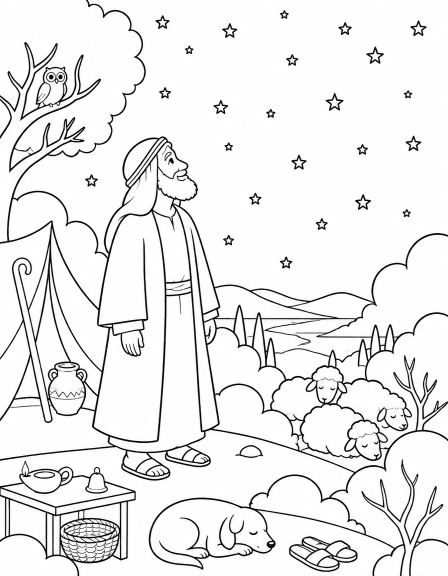
#> input picture scripts/coloring-art/abraham-stars.png, 896 x 1152 px (shown at 1/2 size)
$ python -i make-coloring.py   (imports and definitions only)
#> lines starting #> are read from the running program, lines starting #| are printed output that depends on the picture; after the words box and inside, x2 and y2 are one past the last pixel; in counts of white or black regions, pixels touching at a corner belong together
"""Turn the story paintings into coloring pages for the Coloring game.

For every src/assets/puzzle-<slug>.jpg this writes, into src/assets/coloring/:
  <slug>-lines.webp   896x1152 dark outlines on a transparent background
  <slug>-regions.png  448x576 map of the fillable areas: each area's number is
                      stored in the red (low byte) and green (high byte) channels

Outlines come from two sources: the borders between flat color areas (the
painting simplified with mean-shift smoothing and k-means) and the painting's
own drawn edges (Canny). The spaces between outlines become the areas a tap
fills; tiny ones are painted together with their biggest neighbour.

A hand-drawn page always wins: put black-on-white line art (any size,
896x1152 proportions) at scripts/coloring-art/<slug>.png and it is used
instead of the automatic outlines. Run it again after adding stories:

  pip install opencv-python-headless numpy scipy
  python scripts/make-coloring.py            # only stories without pages yet
  python scripts/make-coloring.py --all      # regenerate everything
"""
import glob
import os
import sys

import cv2
import numpy as np
from scipy import ndimage

ROOT = os.path.join(os.path.dirname(os.path.abspath(__file__)), "..")
SRC = os.path.join(ROOT, "src", "assets")
OUT = os.path.join(SRC, "coloring")

FULL = (896, 1152)  # outline size (w, h), same as the paintings
MAP = (448, 576)  # region map size
COLORS = 16  # flat colors the painting is reduced to
MIN_AREA = 0.0006  # areas smaller than this share of the picture are merged


def flat_labels(img):
    small = cv2.resize(img, MAP, interpolation=cv2.INTER_AREA)
    flat = cv2.pyrMeanShiftFiltering(small, sp=12, sr=26)
    lab = cv2.cvtColor(flat, cv2.COLOR_BGR2LAB).reshape(-1, 3).astype(np.float32)
    crit = (cv2.TERM_CRITERIA_EPS + cv2.TERM_CRITERIA_MAX_ITER, 30, 0.5)
    cv2.setRNGSeed(7)
    _, labels, _ = cv2.kmeans(lab, COLORS, None, crit, 3, cv2.KMEANS_PP_CENTERS)
    labels = labels.reshape(MAP[1], MAP[0]).astype(np.uint8)
    labels = cv2.medianBlur(labels, 7)
    # Split into connected areas and fold tiny ones (grass, sparkles) into
    # their neighbours before taking the borders.
    regions = np.zeros(labels.shape, np.int32)
    next_id = 1
    for k in range(COLORS):
        n, comp = cv2.connectedComponents((labels == k).astype(np.uint8), connectivity=4)
        mask = comp > 0
        regions[mask] = comp[mask] + next_id - 1
        next_id += n - 1
    return merge_small(regions, 0.002, across=1)


def drawing_edges(img):
    """Outlines of shapes (faces, folds, hands) the color areas would miss."""
    flat = cv2.pyrMeanShiftFiltering(img, sp=10, sr=24)
    gray = cv2.cvtColor(flat, cv2.COLOR_BGR2GRAY)
    gray = cv2.bilateralFilter(gray, 9, 50, 9)
    edges = cv2.Canny(gray, 80, 170)
    return drop_specks(edges > 0, 140)


def drop_specks(mask, min_px):
    """Remove short scratches and dots; keep real contours."""
    n, comp, stats, _ = cv2.connectedComponentsWithStats(mask.astype(np.uint8), connectivity=8)
    keep = np.zeros(n, bool)
    keep[1:] = stats[1:, cv2.CC_STAT_AREA] >= min_px
    return keep[comp]


def color_borders(labels):
    edge = np.zeros(labels.shape, bool)
    edge[:, 1:] |= labels[:, 1:] != labels[:, :-1]
    edge[1:, :] |= labels[1:, :] != labels[:-1, :]
    return edge


def build_regions(lines):
    """Fillable areas are the spaces between lines. Line pixels join the
    nearest area so a fill reaches under its outline."""
    n, comp = cv2.connectedComponents((~lines).astype(np.uint8), connectivity=4)
    regions = comp.astype(np.int32)
    regions = merge_small(regions, MIN_AREA, across=2)
    # Give each line pixel (0) the id of the nearest area.
    _, (iy, ix) = ndimage.distance_transform_edt(regions == 0, return_indices=True)
    return regions[iy, ix]


def merge_small(regions, share, across):
    """Areas smaller than `share` of the picture join their biggest
    neighbour, looking up to `across` pixels away (across an outline)."""
    min_px = share * regions.size
    near = np.ones((2 * across + 1, 2 * across + 1), bool)
    areas = np.bincount(regions.ravel())
    slices = ndimage.find_objects(regions)
    for r in np.argsort(areas):
        if r == 0 or not (0 < areas[r] < min_px):
            continue
        sl = slices[r - 1]
        if sl is None:
            continue
        y0, y1 = max(sl[0].start - 3, 0), sl[0].stop + 3
        x0, x1 = max(sl[1].start - 3, 0), sl[1].stop + 3
        win = regions[y0:y1, x0:x1]
        mask = win == r
        ring = ndimage.binary_dilation(mask, near) & ~mask
        neighbours = win[ring]
        neighbours = neighbours[(neighbours != r) & (neighbours != 0)]
        if neighbours.size == 0:
            continue
        counts = np.bincount(neighbours)
        # Prefer the neighbour with the largest area among those touching.
        cand = np.nonzero(counts)[0]
        target = cand[np.argmax(areas[cand])]
        win[mask] = target
        areas[target] += areas[r]
        areas[r] = 0
    return regions


def relabel(regions):
    ids = np.unique(regions)
    lut = np.zeros(ids.max() + 1, np.int32)
    lut[ids] = np.arange(1, len(ids) + 1)
    return lut[regions]


def outlines(lines_full):
    soft = cv2.GaussianBlur(lines_full.astype(np.float32), (0, 0), 1.1)
    alpha = (np.clip(soft * 1.8, 0, 1) * 255).astype(np.uint8)
    rgba = np.zeros((FULL[1], FULL[0], 4), np.uint8)
    rgba[..., :3] = (48, 40, 56)
    rgba[..., 3] = alpha
    # Frame the page so the areas along the edges are closed too.
    cv2.rectangle(rgba, (1, 1), (FULL[0] - 2, FULL[1] - 2), (48, 40, 56, 255), 3)
    return rgba


def process(path):
#> called with path = 'coloring-art/abraham-stars.png'
    slug = os.path.basename(path)[len("puzzle-"):-len(".jpg")]
    img = cv2.imread(path)
#> img is the input picture: shape (1152, 896, 3); min 0, max 255, mean 235
    if img is None:
        print("skip", path)
        return
    img = cv2.resize(img, FULL, interpolation=cv2.INTER_AREA)
    custom = os.path.join(ROOT, "scripts", "coloring-art", f"{slug}.png")
    if os.path.exists(custom):
        art = cv2.imread(custom, cv2.IMREAD_GRAYSCALE)
        lines_full = cv2.resize(art, FULL, interpolation=cv2.INTER_AREA) < 128
        return finish(slug, lines_full)
    # Lines at full size: color-area borders plus drawing edges, thickened.
    borders = cv2.resize(color_borders(flat_labels(img)).astype(np.uint8), FULL, interpolation=cv2.INTER_LINEAR) > 0
#> the loop in flat_labels, `for k in range(COLORS):` made 16 passes
#> (n, next_id) on passes 1 to 8: (66, 66), (1056, 1121), (772, 1892), (987, 2878), (810, 3687), (552, 4238), (596, 4833), (588, 5420)
#> pass 1, in flat_labels, `mask = comp > 0`:
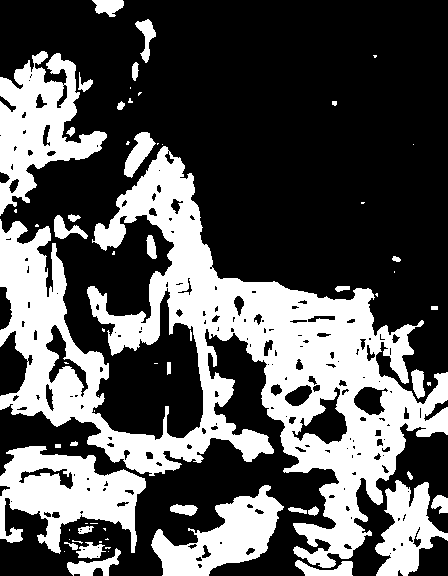
#> mask: shape (576, 448) bool; 34.3% white; 65 white regions (31 under 20 px), largest, box (x1, y1, x2, y2) and area: (0, 146, 448, 568) 57444, (0, 446, 146, 554) 8432, (0, 51, 107, 216) 8124
#> after the loop in flat_labels, `for k in range(COLORS):`:
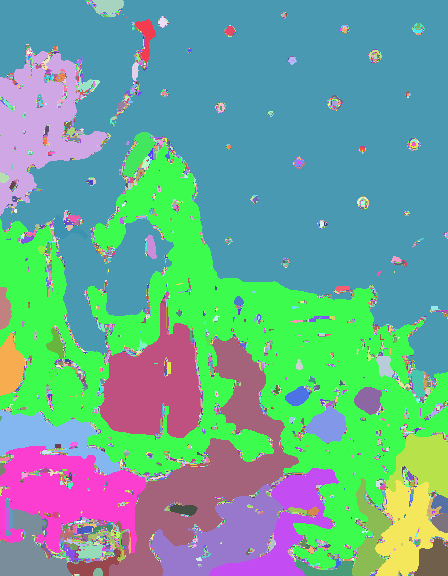
#> regions: shape (576, 448) int32; 8674 distinct labels, from 1 to 8674; one colour per label, 0 black
#> after the loop in flat_labels, `for k in range(COLORS):`: next_id = 8675
#> in merge_small, `areas = np.bincount(regions.ravel())`: areas = 8675 values, max 107151 at index 8642, min 0 at index 0, mean 29.75
#> in merge_small, `slices = ndimage.find_objects(regions)`: slices = 8674 items
#> the loop in merge_small, `for r in np.argsort(areas):` made 8675 passes
#> (r, y0, y1, x0, x1, neighbours, cand, target) on passes 2 to 4: (5467, 138, 145, 162, 169, [4316, 5883, 6339, 2995, 6339, 1232, 4319, 5886], [1232, 2995, 4316, 4319, 5883, 5886, 6339], 6339), (5468, 141, 148, 164, 171, [5886, 6346, 6346, 3776, 6346, 2998, 4916, 5469], [2998, 3776, 4916, 5469, 5886, 6346], 6346), (5469, 142, 149, 165, 172, [6346, 6346, 6346, 4916, 6346, 2021, 4325, 4918], [2021, 4325, 4916, 4918, 6346], 6346)
#> after the loop in merge_small, `for r in np.argsort(areas):`: areas = 8675 values, max 115660 at index 8642, min 0 at index 0, mean 29.75
#> borders: shape (1152, 896) bool; 2.6% white in thin lines or dots
    lines_full = borders | drawing_edges(img)
#> in drop_specks, `n, comp, stats, _ = cv2.connectedComponentsWithStats(mask.astype(np.ui..`: n = 299; stats = 299 rows, first 6: [0, 0, 896, 1152, 974603], [99, 0, 190, 312, 874], [27, 0, 265, 514, 1082], [560, 21, 17, 17, 60], [564, 25, 9, 9, 27], [311, 31, 28, 27, 109]
#> lines_full: shape (1152, 896) bool; 7.1% white in thin lines or dots
    lines_full = cv2.dilate(lines_full.astype(np.uint8), np.ones((3, 3), np.uint8)) > 0
#> lines_full: shape (1152, 896) bool; 18.1% white; 3 white regions, box (x1, y1, x2, y2) and area: (0, 0, 896, 1152) 185589, (732, 92, 769, 129) 449, (650, 185, 688, 222) 445
    lines_full = cv2.morphologyEx(lines_full.astype(np.uint8), cv2.MORPH_CLOSE, np.ones((5, 5), np.uint8)) > 0
#> lines_full: shape (1152, 896) bool; 19.4% white; 3 white regions, box (x1, y1, x2, y2) and area: (0, 0, 896, 1152) 198772, (732, 92, 769, 129) 532, (650, 185, 688, 222) 513
    lines_full = drop_specks(lines_full, 400)
#> call 2 of drop_specks, with min_px = 400
#> in drop_specks (call 2), `n, comp, stats, _ = cv2.connectedComponentsWithStats(mask.astype(np.ui..`:
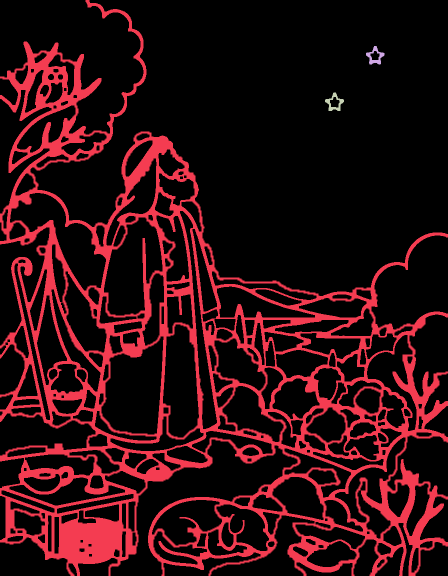
#> comp: shape (1152, 896) int32 (shown at 1/2 size); 4 distinct labels, from 0 to 3; one colour per label, 0 black
#> in drop_specks (call 2), `n, comp, stats, _ = cv2.connectedComponentsWithStats(mask.astype(np.ui..`: n = 4; stats = [[0, 0, 896, 1152, 832375], [0, 0, 896, 1152, 198772], [732, 92, 37, 37, 532], [650, 185, 38, 37, 513]]
    finish(slug, lines_full)


def finish(slug, lines_full):
    """Areas on the smaller map come from the same lines as the outlines."""
    lines_map = cv2.resize(lines_full.astype(np.uint8) * 255, MAP, interpolation=cv2.INTER_AREA) > 60
    lines_map[[0, -1], :] = True
    lines_map[:, [0, -1]] = True
    regions = relabel(build_regions(lines_map))
#> in build_regions, `n, comp = cv2.connectedComponents((~lines).astype(np.uint8), connectiv..`:
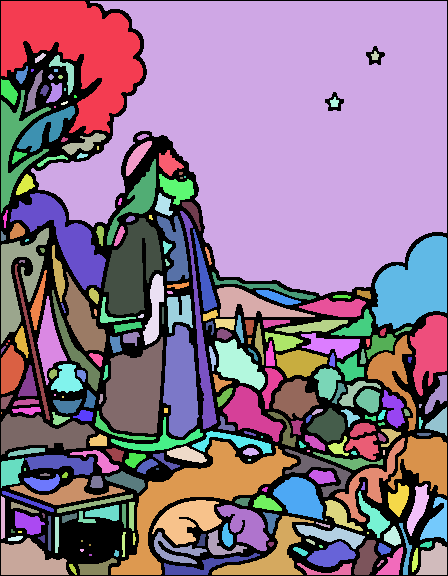
#> comp: shape (576, 448) int32; 271 distinct labels, from 0 to 270; one colour per label, 0 black
#> in build_regions, `n, comp = cv2.connectedComponents((~lines).astype(np.uint8), connectiv..`: n = 271
#> the loop in merge_small (call 2), `for r in np.argsort(areas):` made 271 passes
#> (r, y0, y1, x0, x1) on passes 1 to 3: (155, 409, 417, 0, 5), (244, 529, 537, 364, 372), (233, 516, 524, 322, 330)
#> in relabel, `return lut[regions]`:
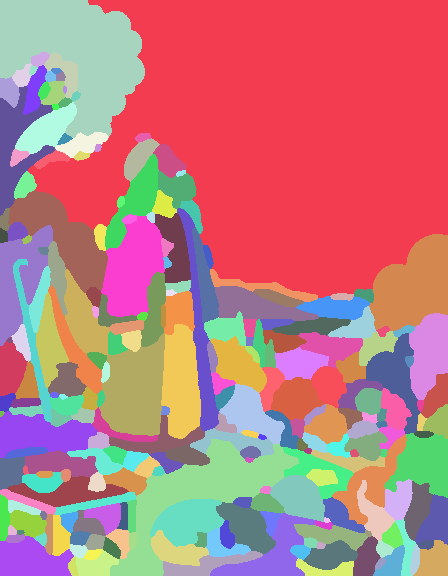
#> returned value: shape (576, 448) int32; 246 distinct labels, from 1 to 246; one colour per label, 0 black
    lines = outlines(lines_full)
#> in outlines, `cv2.rectangle(rgba, (1, 1), (FULL[0] - 2, FULL[1] - 2), (48, 40, 56, 2..`:
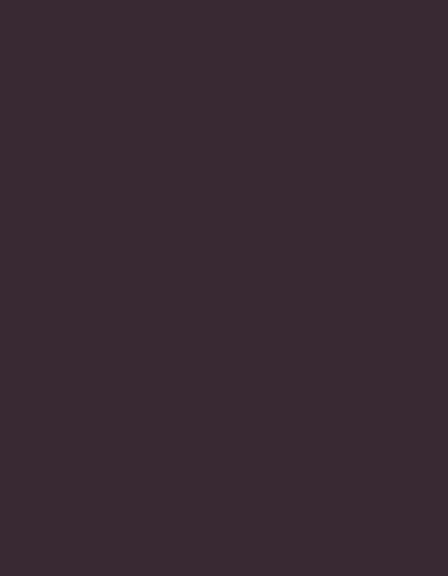
#> rgba: shape (1152, 896, 4) (shown at 1/2 size); mean of channels 0, 1, 2, 3 48, 40, 56, 62.5; drawn as B, G, R
    enc = np.zeros((MAP[1], MAP[0], 3), np.uint8)
    enc[..., 2] = regions & 255  # OpenCV writes BGR: index 2 is red
    enc[..., 1] = regions >> 8
    cv2.imwrite(os.path.join(OUT, f"{slug}-lines.webp"), lines, [cv2.IMWRITE_WEBP_QUALITY, 85])
    cv2.imwrite(os.path.join(OUT, f"{slug}-regions.png"), enc, [cv2.IMWRITE_PNG_COMPRESSION, 9])
    print(f"{slug}: {regions.max()} areas")


# [11 lines left out: function main, not called in this run]


# [2 lines not run here, left out]

>>> result = process('coloring-art/abraham-stars.png')
#> in finish, `enc[..., 2] = regions & 255`:
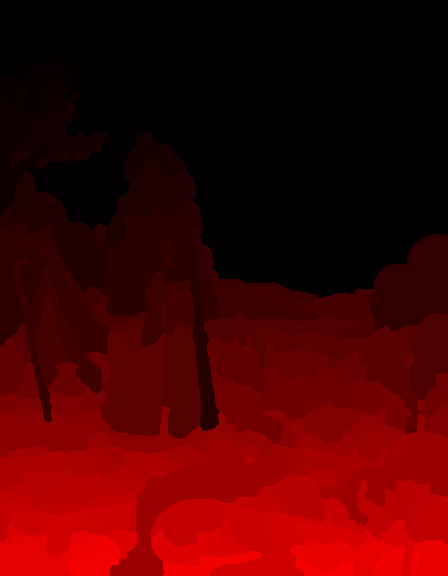
#> enc: shape (576, 448, 3); mean of channels 0, 1, 2 0, 0, 72.7; drawn as B, G, R
#| -stars: 246 areas

$ run again, on scripts/coloring-art/baptism-jesus.png
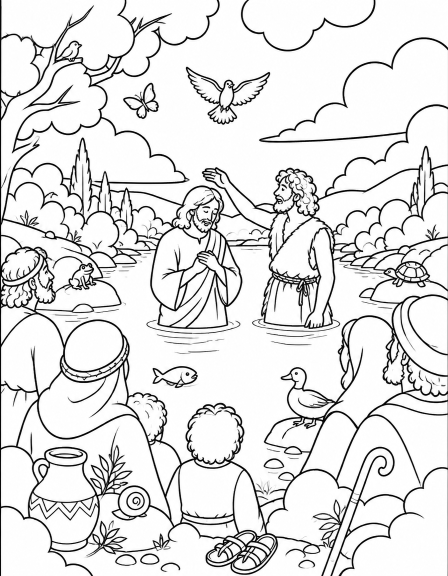
#> input picture scripts/coloring-art/baptism-jesus.png, 896 x 1152 px (shown at 1/2 size)
#> in process, img is the input picture: shape (1152, 896, 3); min 0, max 255, mean 225.8
#> the loop in flat_labels, `for k in range(COLORS):` made 16 passes
#> (n, next_id) on passes 1 to 8: (1, 1), (16, 16), (1650, 1665), (1227, 2891), (504, 3394), (264, 3657), (129, 3785), (46, 3830)
#> after the loop in flat_labels, `for k in range(COLORS):`:
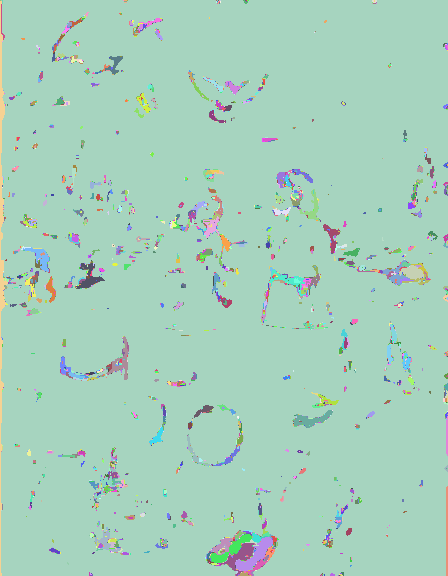
#> regions: shape (576, 448) int32; 3854 distinct labels, from 1 to 3854; one colour per label, 0 black
#> after the loop in flat_labels, `for k in range(COLORS):`: next_id = 3855
#> in merge_small, `areas = np.bincount(regions.ravel())`: areas = 3855 values, max 236635 at index 1, min 0 at index 0, mean 66.94
#> slices = 3854 items
#> the loop in merge_small, `for r in np.argsort(areas):` made 3855 passes
#> (r, y0, y1, x0, x1, neighbours, cand, target) on passes 2, 3, 7: (3827, 544, 551, 270, 277, [3374, 3773, 3826, 3774, 3848, 3635, 3777, 3777], [3374, 3635, 3773, 3774, 3777, 3826, 3848], 3777), (3831, 182, 189, 444, 451, [3442, 3442, 3442, 317, 3445], [317, 3442, 3445], 317), (3842, 411, 418, 444, 451, [3587, 3587, 3587, 3587, 3587], [3587], 3587)
#> after the loop in merge_small, `for r in np.argsort(areas):`: areas = 3855 values, max 256272 at index 1, min 0 at index 0, mean 66.94
#> borders: shape (1152, 896) bool; 0.31% white in thin lines or dots
#> edges: shape (1152, 896); 7.9% white in thin lines or dots
#> in drop_specks, `n, comp, stats, _ = cv2.connectedComponentsWithStats(mask.astype(np.ui..`: n = 625; stats = 625 rows, first 6: [0, 0, 896, 1152, 950345], [2, 0, 61, 77, 156], [152, 0, 115, 139, 308], [240, 0, 45, 62, 160], [303, 0, 133, 88, 247], [192, 0, 248, 169, 425]
#> in build_regions, `n, comp = cv2.connectedComponents((~lines).astype(np.uint8), connectiv..`: n = 241
#> the loop in merge_small (call 2), `for r in np.argsort(areas):` made 241 passes
#> (r, y0, y1, x0, x1) on passes 1 to 3: (23, 89, 99, 0, 5), (142, 324, 332, 285, 293), (215, 511, 519, 66, 74)
#> iy: shape (576, 448) int32; 574 distinct labels, from 1 to 574
#> in finish, `enc[..., 2] = regions & 255`:
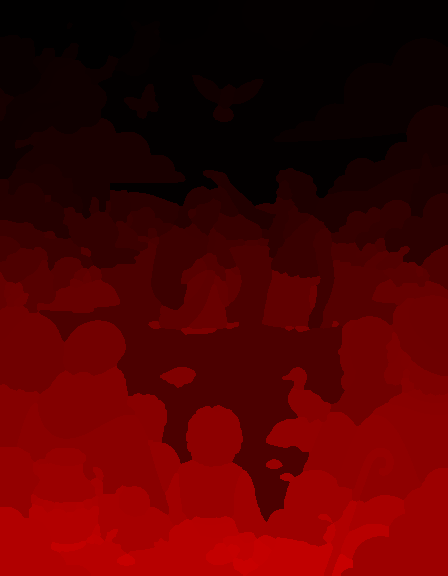
#> enc: shape (576, 448, 3); mean of channels 0, 1, 2 0, 0, 77.5; drawn as B, G, R
#| -jesus: 200 areas

$ run again, on scripts/coloring-art/bethlehem-journey.png
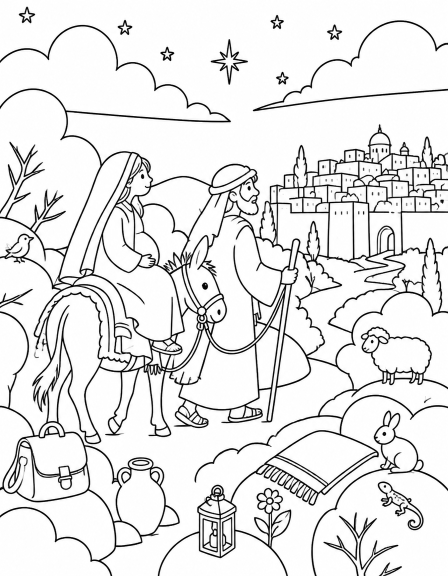
#> input picture scripts/coloring-art/bethlehem-journey.png, 896 x 1152 px (shown at 1/2 size)
#> in process, img is the input picture: shape (1152, 896, 3); min 0, max 255, mean 229.2
#> the loop in flat_labels, `for k in range(COLORS):` made 16 passes
#> (n, next_id) on passes 1 to 8: (24, 24), (1276, 1299), (1184, 2482), (1127, 3608), (926, 4533), (584, 5116), (532, 5647), (455, 6101)
#> after the loop in flat_labels, `for k in range(COLORS):`:
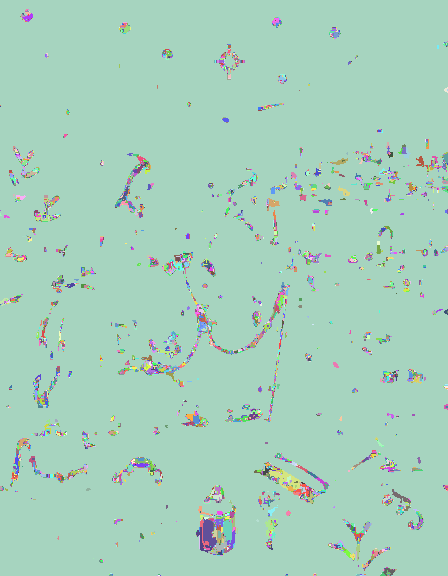
#> regions: shape (576, 448) int32; 6424 distinct labels, from 1 to 6424; one colour per label, 0 black
#> after the loop in flat_labels, `for k in range(COLORS):`: next_id = 6425
#> in merge_small, `areas = np.bincount(regions.ravel())`: areas = 6425 values, max 238389 at index 1, min 0 at index 0, mean 40.16
#> slices = 6424 items
#> the loop in merge_small, `for r in np.argsort(areas):` made 6425 passes
#> (r, y0, y1, x0, x1, neighbours, cand, target) on passes 5 to 7: (33, 24, 31, 329, 336, [1, 1, 1, 1, 1305, 1, 4548, 4548], [1, 1305, 4548], 1), (34, 24, 31, 333, 340, [1, 1, 1, 1305, 1, 4548, 1306, 1], [1, 1305, 1306, 4548], 1), (35, 29, 36, 326, 333, [1, 1, 1308, 1, 1308, 1, 1314, 2498], [1, 1308, 1314, 2498], 1)
#> after the loop in merge_small, `for r in np.argsort(areas):`: areas = 6425 values, max 258048 at index 1, min 0 at index 0, mean 40.16
#> borders: shape (1152, 896) bool; 0.03% white; 2 white regions, box (x1, y1, x2, y2) and area: (434, 1050, 450, 1088) 240, (608, 974, 614, 986) 52
#> edges: shape (1152, 896); 7.1% white in thin lines or dots
#> in drop_specks, `n, comp, stats, _ = cv2.connectedComponentsWithStats(mask.astype(np.ui..`: n = 478; stats = 478 rows, first 6: [0, 0, 896, 1152, 958802], [38, 13, 32, 33, 126], [46, 19, 17, 10, 30], [44, 28, 1, 1, 1], [44, 30, 6, 8, 13], [47, 30, 18, 11, 33]
#> in build_regions, `n, comp = cv2.connectedComponents((~lines).astype(np.uint8), connectiv..`: n = 213
#> the loop in merge_small (call 2), `for r in np.argsort(areas):` made 213 passes
#> (r, y0, y1, x0, x1) on passes 2, 4, 5: (121, 329, 337, 34, 42), (102, 286, 294, 284, 292), (108, 294, 302, 53, 61)
#> iy: shape (576, 448) int32; 574 distinct labels, from 1 to 574
#> in finish, `enc[..., 2] = regions & 255`:
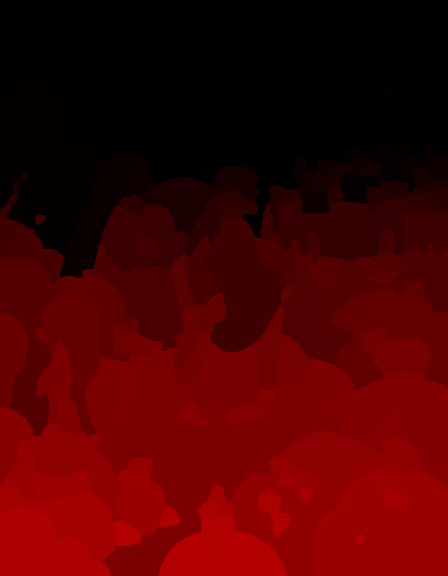
#> enc: shape (576, 448, 3); mean of channels 0, 1, 2 0, 0, 73.7; drawn as B, G, R
#| em-journey: 180 areas
